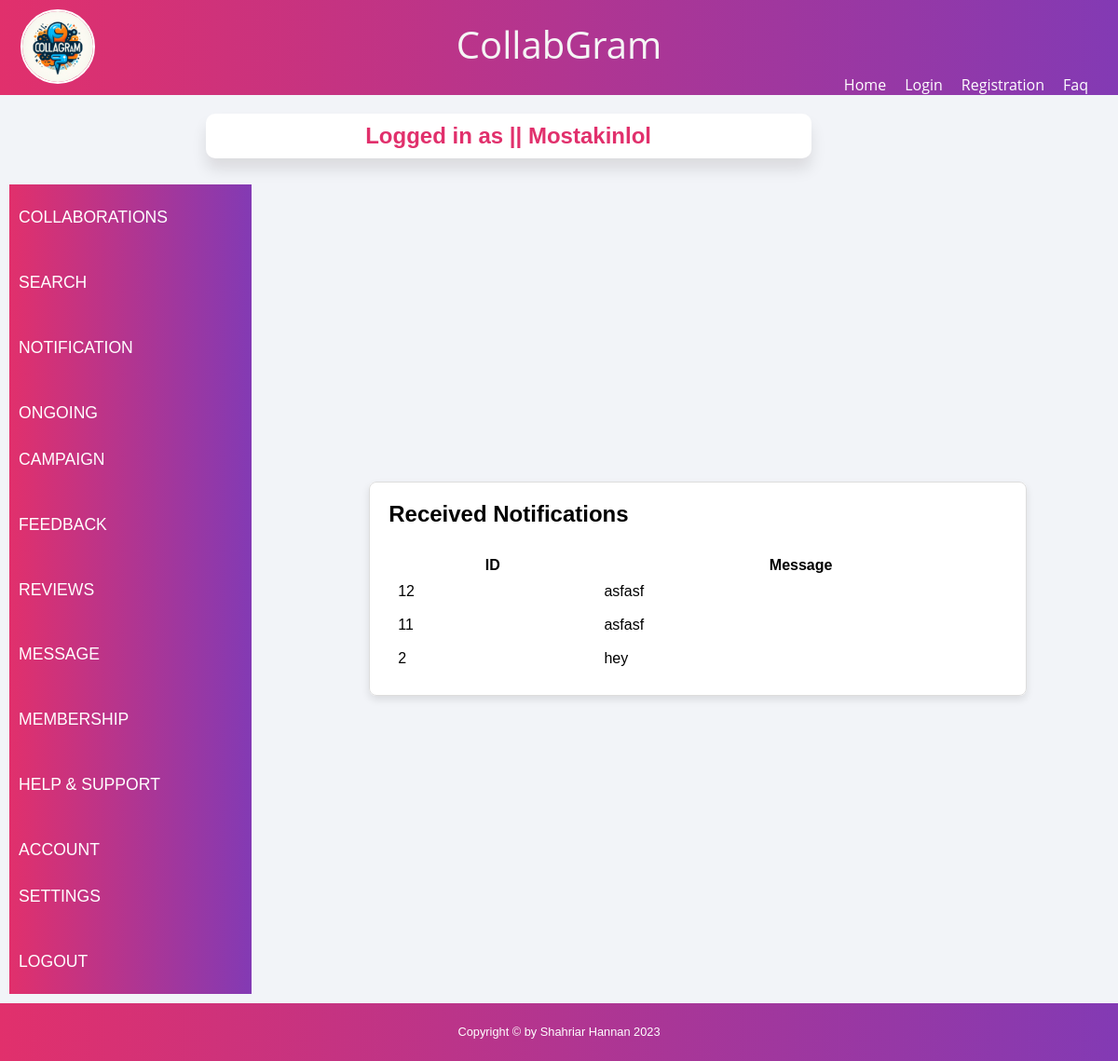
/views/receive_notification.php (signed in), run on the app's committed database.
### tables this page shows
CREATE TABLE `notifications` (
  `id` int(11) NOT NULL,
  `user_id` varchar(50) DEFAULT NULL,
  `sender_id` varchar(50) DEFAULT NULL,
  `message` text DEFAULT NULL,
  `timestamp` timestamp NOT NULL DEFAULT current_timestamp()
);

### controller/userData.php (called while the page is built, shortened)
<?php
$user = $_SESSION['user'];
?>

### views/receive_notification.php (the view, shortened to what this page needs)
<?php
include_once("../controller/userData.php");
include_once("../models/userModel.php");
function getReceivedNotifications($user_id) {
    $conn = getConnection();
    $select_query = "SELECT * FROM notifications WHERE user_id='$user_id' ORDER BY id DESC";
    $result = mysqli_query($conn, $select_query);
    $receivedNotifications = [];
    while ($row = mysqli_fetch_assoc($result)) {
        $receivedNotifications[] = $row;
    }
    return $receivedNotifications;
}
$user_id = $_SESSION['user']['id'];
$receivedNotifications = getReceivedNotifications($user_id);
?>
<!DOCTYPE html>
<html lang="en">
<head>
    <link rel="stylesheet" href="style2.css">
</head>
<body>
    <div class="container">
        <header>
            <div class="header-content">
                <div class="logo-div">
                    <img class="nav-image" src="../Assests/logo.jpg">
                </div>
                <div class="heading-style">
                    <p>CollabGram</p>
                </div>
                <div class="nav-container">
                    <nav>
                        <ul>
                            <li><a href="home.php">Home</a></li>
                            <li><a href="LegalAgreement.php">Login</a></li>
                            <li><a href="registration.php">Registration</a></li>
                            <li><a href="faq.php">Faq</a></li>
                        </ul>
                    </nav>
                </div>
            </div>
        </header>
        <center>
        <table height=635 width=1080>
        <tr height=70>
                <td colspan="4">
                    <table width = "400">
                    <tr>
                        <td align="center">
                            <div class="card">
                        <h2>Logged in as || <?php echo $user['name'] ?></h2>
                            </div>
                        </td>
                    </tr>
                    </table>
                </td>
            </tr>
            <tr>
                <td rowspan="3" width="20">
                <div class='hudai' style="min-height:600px;flex:5;color:blue;">
                <ul>
                <ul>
                    <li> <a href="collaborations.php">Collaborations</a></li>
					<li> <a href="searchUser.php">Search</a></li>
                    <li> <a href="receive_notification.php">Notification</a></li>
                    <li> <a href="ongoing_campaign.php">Ongoing Campaign</a></li>
                    <li> <a href="feedback_form.php">Feedback</a></li>
                    <li> <a href="reviews.php">Reviews</a></li>
                    <li> <a href="message.php">Message</a></li>
                    <li> <a href="membership.php">Membership</a></li>
                    <li> <a href="help_support.php">Help & Support</a></li>
                    <li> <a href="account_setting.php">Account Settings</a></li>
                    <li> <a href="../controller/logout.php">Logout</a></li>
                </ul>
                </ul>
                </div>
                </div>
                        <td>
                        <main>
                            <fieldset>
                                <table height="30" width="500">
                                <h2>Received Notifications</h2>
            <?php
            if (empty($receivedNotifications)) {
                echo "<p>No notifications found.</p>";
            } else {
            ?>
                <table>
                    <tr>
                        <th>ID</th>
                        <th>Message</th>
                    </tr>
                    <?php
                    foreach ($receivedNotifications as $notification) {
                        echo "<tr>";
                        echo "<td>{$notification['id']}</td>";
                        echo "<td>{$notification['message']}</td>";
                        echo "</tr>";
                    }
                    ?>
                </table>
            <?php
            }
            ?>
                            </fieldset>
                            </main>
                        </td>
            <footer>
                <div class="row">
                    <div class="col-lg-12">
                        <p>Copyright © by Shahriar Hannan 2023</p>
                    </div>
                </div>
            </footer>
</body>
</html>

### views/style2.css (style rules this page uses)
html { scroll-behavior: smooth; }
* { margin: 0; padding: 0; box-sizing: border-box; }
body { font-family: 'Montserrat', sans-serif; margin: 0; padding: 0; }
.container { width: 100%; margin: auto; background-color: #f2f4f8; }
.row { width: 100%; }
.row::after { content: ''; clear: both; display: table; }
.logo-div { display: block; text-align: left; padding: 10px; width: 1px; height: 10px; }
[class*="col-"] { float: left; padding: 5px; }
[class*="col-"] { width: 100%; }
header { background: linear-gradient(to right, #e1306c, #833ab4); padding: 0% 1%; text-align: center; }
.hudai { background: linear-gradient(to right, #e1306c, #833ab4); margin-right: 20px; }
.hudai ul { margin-right: 40px; }
.hudai ul li a { display: block; text-decoration: none; color: white; line-height: 50px; padding: 10px; transition: .4s; text-transform: uppercase; font-weight: lighter; font-size: 1.1rem; font-family: 'Montserrat', sans-serif; margin-bottom: -0.1px; }
.header-content { display: block; justify-content: space-between; align-items: center; }
.logo-div { display: block; text-align: left; padding: 10px; }
.heading-style { display: block; margin: auto; padding: -20px; color: #f5f5f5; font-family: "Open Sans", sans-serif; font-size: 40px; padding-top: -50px; padding-bottom: 5px; }
.nav-container { display: block; font-family: "Open Sans", sans-serif; }
nav ul { list-style: none; padding: 0; margin: 0; display: flex; justify-content: flex-end; }
nav ul li { margin-right: 20px; }
nav ul li a { text-decoration: none; color: white; font-size: 16px; }
.heading-style { display: block; margin: auto; padding: -20px; color: #f5f5f5; font-family: "Open Sans", sans-serif; padding-top: -50px ; padding-bottom: 5px ; }
main { display: flex; justify-content: center; align-items: center; min-height: calc(100vh - 50px); }
main fieldset { width: 80%; max-width: 1500px; margin: 20px auto; padding: 20px; border: 1px solid #ddd; background-color: #fff; border-radius: 8px; box-shadow: 0 4px 8px rgba(0, 0, 0, 0.1); }
img { display:block; height: 80px; width: 80px; border-radius: 50%; border: 2px solid white; }
.card { width: 650px; margin:0px auto; margin-left: -200px ; margin-right: 50px ; padding: 10px; background-color: #fff; border-radius: 10px; box-shadow: 0 12px 16px rgba(15, 13, 13, 0.1); }
.card h2 { margin: 0; color: #e1306c; }
footer { background: linear-gradient(to right, #e1306c, #833ab4); padding: 10px; color: white; text-align: center; }
footer p { font-size: 0.8rem; line-height: 32px; text-align: center; }
fieldset { width: 500px; margin: 20px auto; padding: 15px; border: 1px solid #ddd; border-radius: 8px; box-shadow: 0 4px 8px rgba(0, 0, 0, 0.1); }
table { width: 100%; }
td { padding: 8px; }
td:last-child { border-bottom: none; }
@media only screen and (min-width: 992px) { .col-lg-12 { width: 100%; } }
@media only screen and (min-width: 992px) { .logo-div { text-align: left; } }

### data on the page
notifications: id "12", message "asfasf"
notifications: id "11", message "asfasf"
notifications: id "2", message "hey"

### other printed values
$user['name'] "Mostakinlol"
